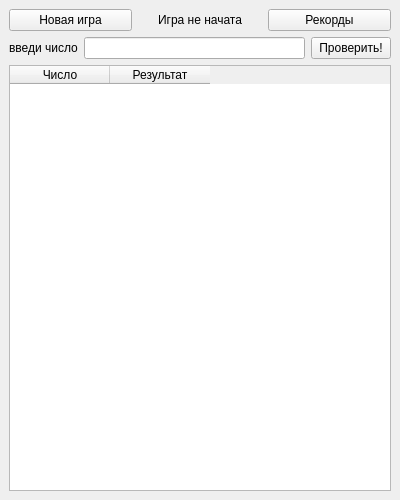
<?xml version="1.0" encoding="UTF-8"?>
<ui version="4.0">
 <class>MainWindow</class>
 <widget class="QMainWindow" name="MainWindow">
  <property name="geometry">
   <rect>
    <x>0</x>
    <y>0</y>
    <width>400</width>
    <height>500</height>
   </rect>
  </property>
  <property name="windowTitle">
   <string>Быки и коровы</string>
  </property>
  <widget class="QWidget" name="centralwidget">
   <layout class="QVBoxLayout" name="verticalLayout">
    <item>
     <layout class="QHBoxLayout" name="horizontalLayoutTop">
      <item>
       <widget class="QPushButton" name="btnNewGame">
        <property name="text">
         <string>Новая игра</string>
        </property>
       </widget>
      </item>
      <item>
       <widget class="QLabel" name="labelStatus">
        <property name="text">
         <string>Игра не начата</string>
        </property>
        <property name="alignment">
         <set>Qt::AlignCenter</set>
        </property>
       </widget>
      </item>
      <item>
       <widget class="QPushButton" name="btnRecords">
        <property name="text">
         <string>Рекорды</string>
        </property>
       </widget>
      </item>
     </layout>
    </item>
    <item>
     <layout class="QHBoxLayout" name="horizontalLayoutInput">
      <item>
       <widget class="QLabel" name="labelPrompt">
        <property name="text">
         <string>введи число</string>
        </property>
       </widget>
      </item>
      <item>
       <widget class="QLineEdit" name="lineEditInput">
        <property name="maxLength">
         <number>4</number>
        </property>
       </widget>
      </item>
      <item>
       <widget class="QPushButton" name="btnCheck">
        <property name="text">
         <string>Проверить!</string>
        </property>
       </widget>
      </item>
     </layout>
    </item>
    <item>
     <widget class="QTableWidget" name="tableHistory">
      <column>
       <property name="text">
        <string>Число</string>
       </property>
      </column>
      <column>
       <property name="text">
        <string>Результат</string>
       </property>
      </column>
     </widget>
    </item>
   </layout>
  </widget>
 </widget>
 <resources/>
 <connections/>
</ui>
